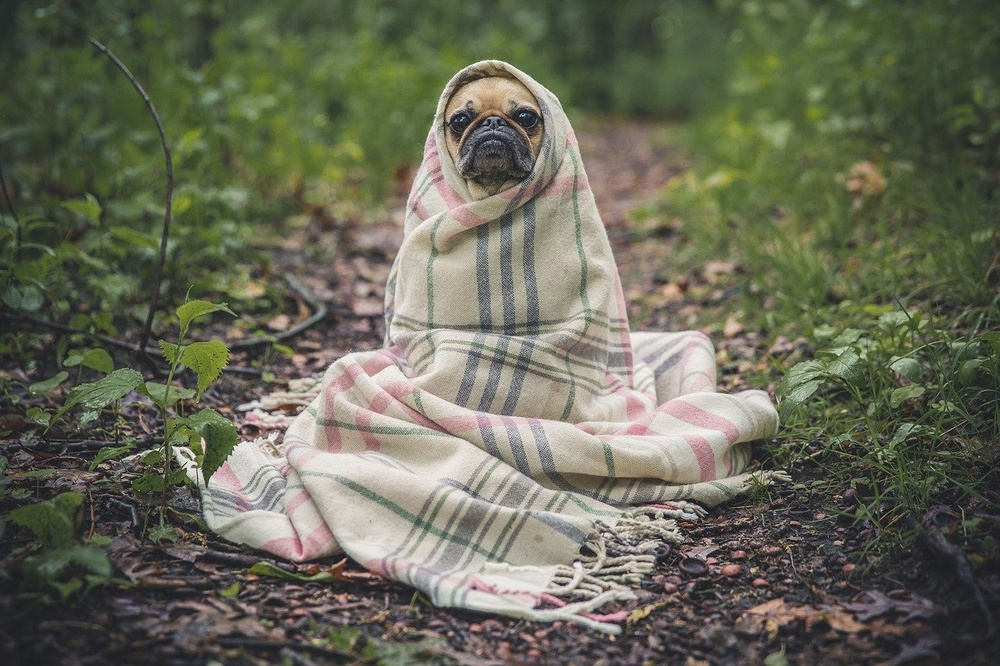
#> input picture pil_intro/original.jpg, 1000 x 666 px, shrunk from 1280 x 853 before the run, found by its file name
$ python task1.py
#> lines starting #> are read from the running program, lines starting #| are printed output that depends on the picture
from PIL import Image, ImageFilter, ImageEnhance

originalPath = r"pil\original.jpg"
savePath = r"pil\images"

with Image.open(originalPath) as original:
#> original is the input picture: PIL image 1000x666 RGB; mean R, G, B 103.8, 105.2, 87.6
    gray = original.convert("L")
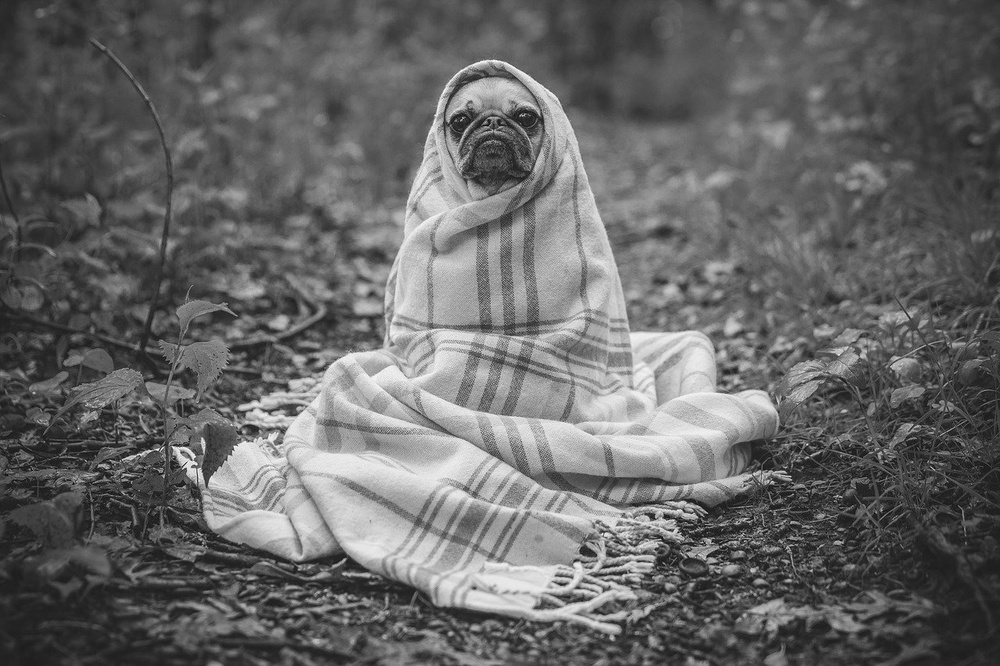
#> gray: PIL image 1000x666 L; min 4, max 253, mean 102.8
    gray.save(savePath + r"\gray.jpg")

    blur = original.filter(ImageFilter.BLUR)
    blur.save(savePath + r"\blur.jpg")

    mirror = original.transpose(Image.FLIP_LEFT_RIGHT)
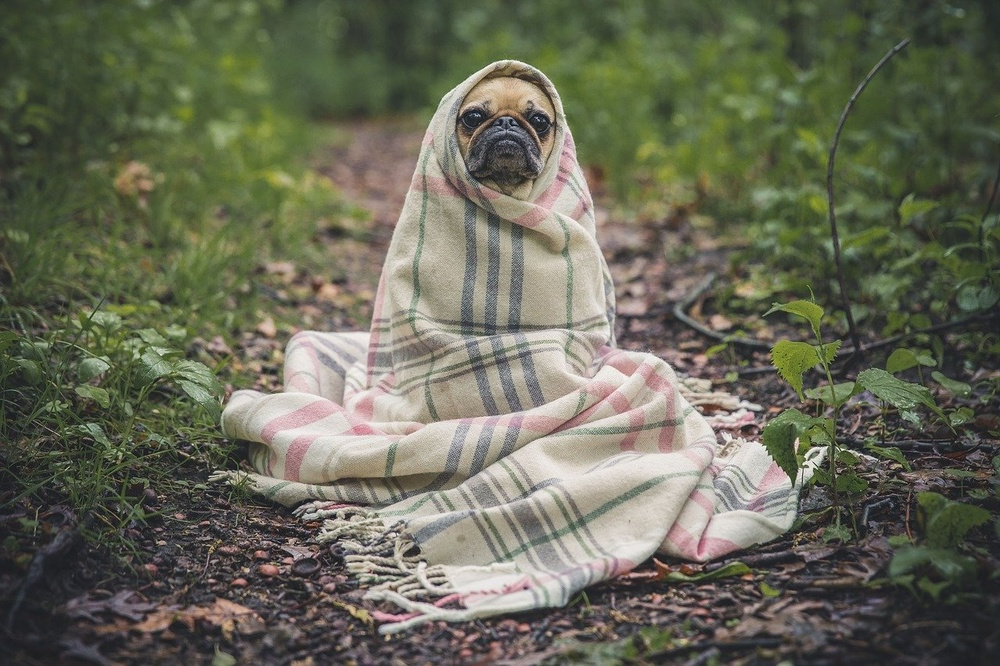
#> mirror: PIL image 1000x666 RGB; mean R, G, B 103.8, 105.2, 87.6
    mirror.save(savePath + r"\mirror.jpg")

    right = original.transpose(Image.ROTATE_90)
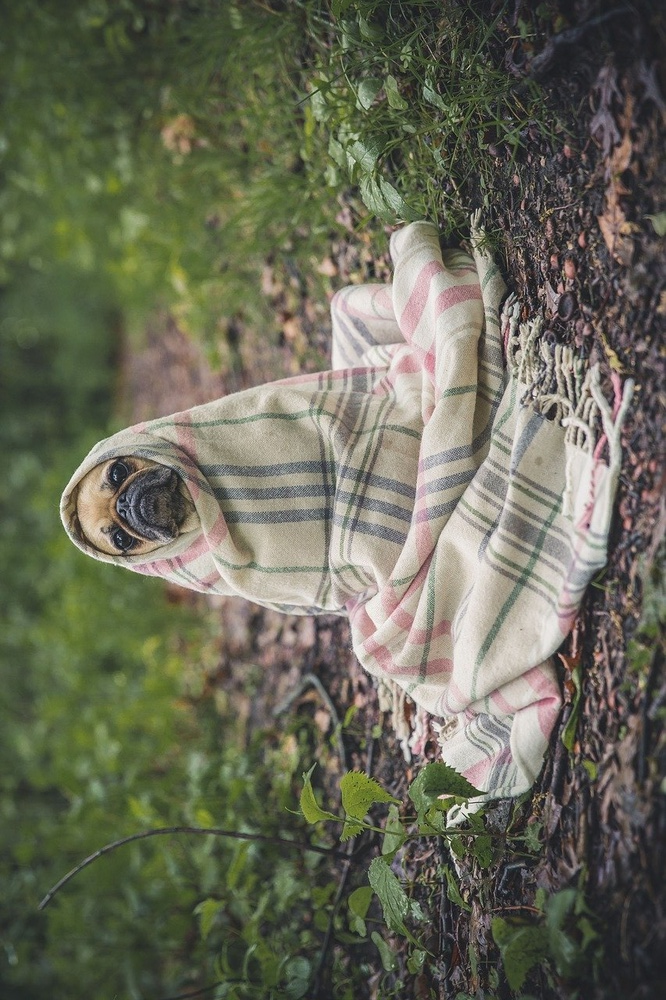
#> right: PIL image 666x1000 RGB; mean R, G, B 103.8, 105.2, 87.6
    right.save(savePath + r"\right.jpg")
